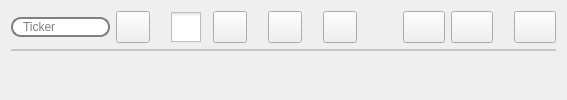
        <widget class="QWidget" name="tabScreenerMain">
         <attribute name="title">
          <string>Screener</string>
         </attribute>
         <layout class="QGridLayout" name="gridLayout_3">
          <item row="0" column="0">
           <layout class="QVBoxLayout" name="verticalLayout">
            <item>
             <layout class="QHBoxLayout" name="horizontalLayout">
              <item>
               <widget class="QLineEdit" name="leTicker">
                <property name="maximumSize">
                 <size>
                  <width>99</width>
                  <height>16777215</height>
                 </size>
                </property>
                <property name="styleSheet">
                 <string notr="true">QLineEdit {
    border: 2px solid gray;
    border-radius: 10px;
    padding: 0 8px;
    selection-background-color: darkgray;
}</string>
                </property>
                <property name="placeholderText">
                 <string>Ticker</string>
                </property>
               </widget>
              </item>
              <item>
               <widget class="QPushButton" name="pbAddTicker">
                <property name="minimumSize">
                 <size>
                  <width>45</width>
                  <height>30</height>
                 </size>
                </property>
                <property name="toolTip">
                 <string>Add ticker</string>
                </property>
                <property name="styleSheet">
                 <string notr="true">QPushButton 
{ 
	min-width: 30px;
	min-height: 30px;
	margin-left: 0px;
	margin-right: 15px;

	border-image:url(:/images/add.png);
}
</string>
                </property>
                <property name="text">
                 <string/>
                </property>
                <property name="autoDefault">
                 <bool>false</bool>
                </property>
                <property name="default">
                 <bool>false</bool>
                </property>
               </widget>
              </item>
              <item>
               <widget class="QCheckBox" name="cbFilter">
                <property name="minimumSize">
                 <size>
                  <width>0</width>
                  <height>0</height>
                 </size>
                </property>
                <property name="maximumSize">
                 <size>
                  <width>16777215</width>
                  <height>16777215</height>
                 </size>
                </property>
                <property name="toolTip">
                 <string>Enable filters</string>
                </property>
                <property name="styleSheet">
                 <string notr="true">QPushButton 
{ 
	min-width: 30px;
	min-height: 30px;
	margin-left: 0px;
	margin-right: 0px;
}

QCheckBox::indicator {
     width: 30px;
     height: 30px;
 }

QCheckBox::indicator:checked
  {
    image: url(:/images/checked.png);
  }

  QCheckBox::indicator:unchecked
  {
    image: url(:/images/unchecked.png);
  }</string>
                </property>
                <property name="text">
                 <string/>
                </property>
               </widget>
              </item>
              <item>
               <widget class="QPushButton" name="pbFilter">
                <property name="minimumSize">
                 <size>
                  <width>45</width>
                  <height>30</height>
                 </size>
                </property>
                <property name="toolTip">
                 <string>Filter</string>
                </property>
                <property name="styleSheet">
                 <string notr="true">QPushButton 
{ 
	min-width: 30px;
	min-height: 30px;
	margin-left: 0px;
	margin-right: 15px;

	border-image:url(:/images/filter.png);
}

</string>
                </property>
                <property name="text">
                 <string/>
                </property>
                <property name="iconSize">
                 <size>
                  <width>32</width>
                  <height>32</height>
                 </size>
                </property>
               </widget>
              </item>
              <item>
               <widget class="QPushButton" name="pbAlert">
                <property name="minimumSize">
                 <size>
                  <width>45</width>
                  <height>30</height>
                 </size>
                </property>
                <property name="toolTip">
                 <string>Alerts</string>
                </property>
                <property name="styleSheet">
                 <string notr="true">QPushButton 
{ 
	min-width: 30px;
	min-height: 30px;
	margin-left: 0px;
	margin-right: 15px;

	border-image:url(:/images/alert.png);
}

</string>
                </property>
                <property name="text">
                 <string/>
                </property>
                <property name="iconSize">
                 <size>
                  <width>31</width>
                  <height>21</height>
                 </size>
                </property>
               </widget>
              </item>
              <item>
               <widget class="QPushButton" name="pbDeleteTickers">
                <property name="minimumSize">
                 <size>
                  <width>30</width>
                  <height>30</height>
                 </size>
                </property>
                <property name="toolTip">
                 <string>Remove tickers</string>
                </property>
                <property name="styleSheet">
                 <string notr="true">QPushButton 
{ 
	min-width: 30px;
	min-height: 30px;
	margin-left: 0px;
	margin-right: 0px;

	border-image:url(:/images/remove.png);
}

</string>
                </property>
                <property name="text">
                 <string/>
                </property>
               </widget>
              </item>
              <item>
               <spacer name="horizontalSpacer_3">
                <property name="orientation">
                 <enum>Qt::Horizontal</enum>
                </property>
                <property name="sizeHint" stdset="0">
                 <size>
                  <width>40</width>
                  <height>20</height>
                 </size>
                </property>
               </spacer>
              </item>
              <item>
               <widget class="QPushButton" name="pbNewScreener">
                <property name="minimumSize">
                 <size>
                  <width>40</width>
                  <height>30</height>
                 </size>
                </property>
                <property name="toolTip">
                 <string>Add screener</string>
                </property>
                <property name="styleSheet">
                 <string notr="true">QPushButton 
{ 
	min-width: 40px;
	min-height: 30px;
	margin-left: 0px;
	margin-right: 0px;

	border-image:url(:/images/addFolder.png);
}

</string>
                </property>
                <property name="text">
                 <string/>
                </property>
               </widget>
              </item>
              <item>
               <widget class="QPushButton" name="pbDeleteScreener">
                <property name="minimumSize">
                 <size>
                  <width>40</width>
                  <height>30</height>
                 </size>
                </property>
                <property name="toolTip">
                 <string>Delete screener</string>
                </property>
                <property name="styleSheet">
                 <string notr="true">QPushButton 
{ 
	min-width: 40px;
	min-height: 30px;
	margin-left: 0px;
	margin-right: 0px;

	border-image:url(:/images/deleteFolder.png);
}

</string>
                </property>
                <property name="text">
                 <string/>
                </property>
               </widget>
              </item>
              <item>
               <widget class="QPushButton" name="pbRefresh">
                <property name="minimumSize">
                 <size>
                  <width>55</width>
                  <height>30</height>
                 </size>
                </property>
                <property name="toolTip">
                 <string>Refresh tickers</string>
                </property>
                <property name="styleSheet">
                 <string notr="true">QPushButton 
{ 
	min-width: 40px;
	min-height: 30px;
	margin-left: 15px;
	margin-right: 0px;

	border-image:url(:/images/cloud.png);
}

</string>
                </property>
                <property name="text">
                 <string/>
                </property>
               </widget>
              </item>
             </layout>
            </item>
            <item>
             <widget class="QTabWidget" name="tabScreener">
              <property name="styleSheet">
               <string notr="true">QTabWidget::pane { /* The tab widget frame */
    border-top: 2px solid #C2C7CB;
    position: absolute;
    top: -0.5em;
}

QTabWidget::tab-bar {
    alignment: center;
}

/* Style the tab using the tab sub-control. Note that
    it reads QTabBar _not_ QTabWidget */
QTabBar::tab {
    background: qlineargradient(x1: 0, y1: 0, x2: 0, y2: 1,
                                stop: 0 #E1E1E1, stop: 0.4 #DDDDDD,
                                stop: 0.5 #D8D8D8, stop: 1.0 #D3D3D3);
    border: 2px solid #C4C4C3;
    border-bottom-color: #C2C7CB; /* same as the pane color */
    border-top-left-radius: 4px;
    border-top-right-radius: 4px;
    min-width: 8ex;
    padding: 2px;
}

QTabBar::tab:selected, QTabBar::tab:hover {
    background: qlineargradient(x1: 0, y1: 0, x2: 0, y2: 1,
                                stop: 0 #fafafa, stop: 0.4 #f4f4f4,
                                stop: 0.5 #e7e7e7, stop: 1.0 #fafafa);
}

QTabBar::tab:selected {
    border-color: #9B9B9B;
    border-bottom-color: #C2C7CB; /* same as pane color */
}

QTabBar::scroller { /* the width of the scroll buttons */
    width: 20px;
}

QTabBar QToolButton { /* the scroll buttons are tool buttons */
    border-width: 2px;
}


QTabBar::close-button {
    subcontrol-position: left;
}
</string>
              </property>
              <property name="currentIndex">
               <number>-1</number>
              </property>
             </widget>
            </item>
           </layout>
          </item>
         </layout>
        </widget>
